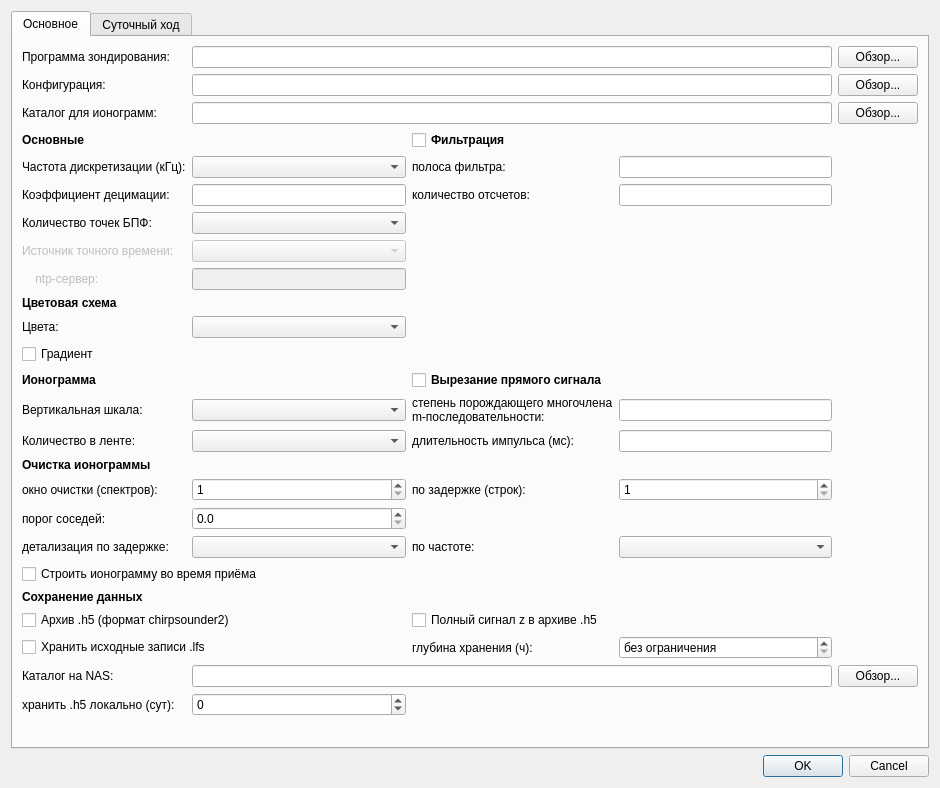
<?xml version="1.0" encoding="UTF-8"?>
<ui version="4.0">
 <class>ParametersDialog</class>
 <widget class="QDialog" name="ParametersDialog">
  <property name="geometry">
   <rect><x>0</x><y>0</y><width>940</width><height>540</height></rect>
  </property>
  <property name="windowTitle"><string>Параметры</string></property>
  <property name="windowIcon">
   <iconset resource="../ionozond.qrc"><normaloff>:/img/kservices.png</normaloff>:/img/kservices.png</iconset>
  </property>
  <layout class="QGridLayout" name="gridLayout">
   <item row="0" column="0">
    <widget class="QTabWidget" name="tbwParams">
     <property name="currentIndex"><number>0</number></property>

     <!-- ===================== Основное ===================== -->
     <widget class="QWidget" name="tabBaseParams">
      <attribute name="title"><string>Основное</string></attribute>
      <layout class="QGridLayout" name="gridLayout_2">

       <item row="0" column="0"><widget class="QLabel" name="lblSoundApp">
        <property name="text"><string>Программа зондирования:</string></property></widget></item>
       <item row="0" column="1" colspan="3"><widget class="QLineEdit" name="edtSoundApp"/></item>
       <item row="0" column="4"><widget class="QPushButton" name="btnSoundApp">
        <property name="text"><string>Обзор...</string></property></widget></item>

       <item row="1" column="0"><widget class="QLabel" name="lblPyConfigFile">
        <property name="text"><string>Конфигурация:</string></property></widget></item>
       <item row="1" column="1" colspan="3"><widget class="QLineEdit" name="edtPyConfig"/></item>
       <item row="1" column="4"><widget class="QPushButton" name="btnPyConfig">
        <property name="text"><string>Обзор...</string></property></widget></item>

       <item row="2" column="0"><widget class="QLabel" name="lblIGDir">
        <property name="text"><string>Каталог для ионограмм:</string></property></widget></item>
       <item row="2" column="1" colspan="3"><widget class="QLineEdit" name="edtIGDir"/></item>
       <item row="2" column="4"><widget class="QPushButton" name="btnIGDir">
        <property name="text"><string>Обзор...</string></property></widget></item>

       <item row="3" column="0"><widget class="QLabel" name="lblBaseParams">
        <property name="text"><string>&lt;b&gt;Основные&lt;/b&gt;</string></property></widget></item>
       <item row="3" column="2"><widget class="QCheckBox" name="chbFilter">
        <property name="styleSheet"><string notr="true">font-weight: bold;</string></property>
        <property name="text"><string>Фильтрация</string></property></widget></item>

       <item row="4" column="0"><widget class="QLabel" name="lblSampleRate">
        <property name="text"><string>Частота дискретизации (кГц):</string></property></widget></item>
       <item row="4" column="1"><widget class="QComboBox" name="cmbSampleRate"/></item>
       <item row="4" column="2"><widget class="QLabel" name="lblFilterLen">
        <property name="text"><string>полоса фильтра:</string></property></widget></item>
       <item row="4" column="3"><widget class="QLineEdit" name="edtFilterLen"/></item>

       <item row="5" column="0"><widget class="QLabel" name="lblDec">
        <property name="text"><string>Коэффициент децимации:</string></property></widget></item>
       <item row="5" column="1"><widget class="QLineEdit" name="edtDec"/></item>
       <item row="5" column="2"><widget class="QLabel" name="lblFilterPointsCount">
        <property name="text"><string>количество отсчетов:</string></property></widget></item>
       <item row="5" column="3"><widget class="QLineEdit" name="edtFilterPointsCount"/></item>

       <item row="6" column="0"><widget class="QLabel" name="lblFftCount">
        <property name="text"><string>Количество точек БПФ:</string></property></widget></item>
       <item row="6" column="1"><widget class="QComboBox" name="cmbFftCount"/></item>

       <item row="7" column="0"><widget class="QLabel" name="lblTimeSource">
        <property name="enabled"><bool>false</bool></property>
        <property name="text"><string>Источник точного времени:</string></property></widget></item>
       <item row="7" column="1"><widget class="QComboBox" name="cmbTimeSource">
        <property name="enabled"><bool>false</bool></property></widget></item>

       <item row="8" column="0"><widget class="QLabel" name="lblNtpServerName">
        <property name="enabled"><bool>false</bool></property>
        <property name="text"><string>    ntp-сервер:</string></property></widget></item>
       <item row="8" column="1"><widget class="QLineEdit" name="edtNtpServerName">
        <property name="enabled"><bool>false</bool></property></widget></item>

       <item row="9" column="0"><widget class="QLabel" name="lblColors">
        <property name="text"><string>&lt;b&gt;Цветовая схема&lt;/b&gt;</string></property></widget></item>

       <item row="10" column="0"><widget class="QLabel" name="lblIgColormap">
        <property name="text"><string>Цвета:</string></property></widget></item>
       <item row="10" column="1"><widget class="QImageComboBox" name="cmbIgColormap"/></item>

       <item row="11" column="0"><widget class="QCheckBox" name="chbColorGradient">
        <property name="text"><string>Градиент</string></property></widget></item>

       <item row="12" column="0"><widget class="QLabel" name="lblIg">
        <property name="text"><string>&lt;b&gt;Ионограмма&lt;/b&gt;</string></property></widget></item>
       <item row="12" column="2"><widget class="QCheckBox" name="chbDirectSignalCutting">
        <property name="styleSheet"><string notr="true">font-weight: bold;</string></property>
        <property name="text"><string>Вырезание прямого сигнала</string></property></widget></item>

       <item row="13" column="0"><widget class="QLabel" name="lblIgVerticalScale">
        <property name="text"><string>Вертикальная шкала:</string></property></widget></item>
       <item row="13" column="1"><widget class="QComboBox" name="cmbIgVerticalScale"/></item>
       <item row="13" column="2"><widget class="QLabel" name="lblLfsrPolynomeDegree">
        <property name="text"><string>степень порождающего многочлена
m-последовательности:</string></property></widget></item>
       <item row="13" column="3"><widget class="QLineEdit" name="edtLfsrPolynomeDegree"/></item>

       <item row="14" column="0"><widget class="QLabel" name="lblIgListCount">
        <property name="text"><string>Количество в ленте:</string></property></widget></item>
       <item row="14" column="1"><widget class="QComboBox" name="cmbIgListCount"/></item>
       <item row="14" column="2"><widget class="QLabel" name="lblImpulseLength">
        <property name="text"><string>длительность импульса (мс):</string></property></widget></item>
       <item row="14" column="3"><widget class="QLineEdit" name="edtImpulseLength"/></item>

       <item row="15" column="0"><widget class="QLabel" name="lblObjFilter">
        <property name="text"><string>&lt;b&gt;Очистка ионограммы&lt;/b&gt;</string></property>
        <property name="toolTip"><string>Точка сохраняется, только если внутри окна вокруг неё
светится не меньше заданного числа соседей. Больше порог -- чище фон,
но слабый след пропадает вместе с помехой.</string></property></widget></item>

       <item row="16" column="0"><widget class="QLabel" name="lblObjSizeH">
        <property name="text"><string>окно очистки (спектров):</string></property></widget></item>
       <item row="16" column="1"><widget class="QSpinBox" name="spbObjSizeH">
        <property name="minimum"><number>1</number></property>
        <property name="maximum"><number>51</number></property>
        <property name="singleStep"><number>2</number></property></widget></item>
       <item row="16" column="2"><widget class="QLabel" name="lblObjSizeV">
        <property name="text"><string>по задержке (строк):</string></property></widget></item>
       <item row="16" column="3"><widget class="QSpinBox" name="spbObjSizeV">
        <property name="minimum"><number>1</number></property>
        <property name="maximum"><number>51</number></property>
        <property name="singleStep"><number>2</number></property></widget></item>

       <item row="17" column="0"><widget class="QLabel" name="lblObjLevel">
        <property name="text"><string>порог соседей:</string></property></widget></item>
       <item row="17" column="1"><widget class="QDoubleSpinBox" name="spbObjLevel">
        <property name="decimals"><number>1</number></property>
        <property name="minimum"><double>0.0</double></property>
        <property name="maximum"><double>2601.0</double></property>
        <property name="singleStep"><double>1.0</double></property></widget></item>
       <item row="17" column="2" colspan="3"><widget class="QLabel" name="lblObjLevelHint">
        <property name="styleSheet"><string notr="true">color: #808080;</string></property>
        <property name="text"><string/></property></widget></item>

       <item row="18" column="0"><widget class="QLabel" name="lblIonoPad">
        <property name="text"><string>детализация по задержке:</string></property>
        <property name="toolTip"><string>Дополнение нулями: каждый спектр считается в N раз подробнее
по задержке. Разрешение от этого не растёт - след остаётся той же
ширины, - но рисуется гладко, а не ступенями по 7 км.

Меняет только изображение: LUF, MUF, SNR, ПЗМ и архив .h5
остаются прежними. Действует на новые сеансы.</string></property></widget></item>
       <item row="18" column="1"><widget class="QComboBox" name="cmbIonoPad"/></item>
       <item row="18" column="2"><widget class="QLabel" name="lblIonoOverlap">
        <property name="text"><string>по частоте:</string></property>
        <property name="toolTip"><string>Перекрытие окон: N спектров на одно окно анализа, изображение
в N раз подробнее по частоте. Только изображение; время обработки
растёт примерно в N раз.</string></property></widget></item>
       <item row="18" column="3"><widget class="QComboBox" name="cmbIonoOverlap"/></item>

       <item row="19" column="0" colspan="5"><widget class="QCheckBox" name="chbLiveIonogram">
        <property name="text"><string>Строить ионограмму во время приёма</string></property>
        <property name="toolTip"><string>Текущая ионограмма заполняется слева направо по мере записи,
пунктир отмечает частоту, до которой дошла развёртка. Когда
зондирование закончено, её заменяет готовая ионограмма.

Это несколько БПФ раз в две секунды. Если при включённой галочке
зондировщик начнёт сообщать о потерянных пакетах, выключите.</string></property></widget></item>

       <item row="20" column="0"><widget class="QLabel" name="lblFormats">
        <property name="text"><string>&lt;b&gt;Сохранение данных&lt;/b&gt;</string></property></widget></item>

       <item row="21" column="0" colspan="2"><widget class="QCheckBox" name="chbH5Archive">
        <property name="text"><string>Архив .h5 (формат chirpsounder2)</string></property>
        <property name="toolTip"><string>Около 2,8 МБ на зондирование: спектрограмма 0-8000 км
и окно эха -- комплексный сигнал вокруг эхо-сигналов, с допплером,
замираниями и фазой. Читается ionograms-handler без преобразований.</string></property></widget></item>
       <item row="21" column="2" colspan="3"><widget class="QCheckBox" name="chbSaveRawVoltage">
        <property name="text"><string>Полный сигнал z в архиве .h5</string></property>
        <property name="toolTip"><string>Около 69 МБ на зондирование: весь комплексный сигнал
записи, отсчёт в отсчёт, вместо окна эха. Архив .h5 тогда
полностью заменяет запись .lfs.</string></property></widget></item>

       <item row="22" column="0" colspan="2"><widget class="QCheckBox" name="chbKeepLfs">
        <property name="text"><string>Хранить исходные записи .lfs</string></property>
        <property name="toolTip"><string>80 МБ на зондирование, 23 ГБ в сутки при периоде 300 с.
Без галочки запись удаляется сразу после того, как архив .h5
записан и проверен на чтение. Только по .lfs можно пересчитать
ионограмму с другим числом точек БПФ.</string></property></widget></item>
       <item row="22" column="2"><widget class="QLabel" name="lblKeepLfsHours">
        <property name="text"><string>глубина хранения (ч):</string></property></widget></item>
       <item row="22" column="3"><widget class="QSpinBox" name="spbKeepLfsHours">
        <property name="minimum"><number>0</number></property>
        <property name="maximum"><number>720</number></property>
        <property name="singleStep"><number>6</number></property>
        <property name="specialValueText"><string>без ограничения</string></property>
        <property name="toolTip"><string>Сколько часов хранить записи, прежде чем удалить.
Удаление идёт между зондированиями и только при исправном
архиве .h5. Ноль -- хранить бессрочно.</string></property></widget></item>

       <item row="23" column="0"><widget class="QLabel" name="lblNasDir">
        <property name="text"><string>Каталог на NAS:</string></property>
        <property name="toolTip"><string>Смонтированная сетевая папка, например
/mnt/ionozond_16tb/ionozond. Туда копируются .h5 и .lfp;
пусто -- выгрузка отключена.</string></property></widget></item>
       <item row="23" column="1" colspan="3"><widget class="QLineEdit" name="edtNasDir"/></item>
       <item row="23" column="4"><widget class="QPushButton" name="btnNasDir">
        <property name="text"><string>Обзор...</string></property></widget></item>

       <item row="24" column="0"><widget class="QLabel" name="lblNasKeepH5">
        <property name="text"><string>хранить .h5 локально (сут):</string></property></widget></item>
       <item row="24" column="1"><widget class="QSpinBox" name="spbNasKeepH5">
        <property name="minimum"><number>-1</number></property>
        <property name="maximum"><number>3650</number></property>
        <property name="specialValueText"><string>не удалять</string></property>
        <property name="toolTip"><string>Через сколько суток удалять локальные .h5 -- и только
после того, как rsync подтвердит по контрольной сумме, что
на NAS лежат те же байты. -1 -- не удалять никогда.</string></property></widget></item>

       <item row="25" column="0" colspan="5"><widget class="QLabel" name="lblFormatsHint">
        <property name="styleSheet"><string notr="true">color: #808080;</string></property>
        <property name="text"><string/></property>
        <property name="wordWrap"><bool>true</bool></property></widget></item>

       <item row="26" column="0" colspan="5">
        <spacer name="vspBase">
         <property name="orientation"><enum>Qt::Vertical</enum></property>
         <property name="sizeHint" stdset="0"><size><width>20</width><height>10</height></size></property>
        </spacer>
       </item>
      </layout>
     </widget>

     <!-- ===================== Суточный ход ===================== -->
     <widget class="QWidget" name="tabVariationParams">
      <attribute name="title"><string>Суточный ход</string></attribute>
      <layout class="QGridLayout" name="gridLayout_3">

       <item row="0" column="0" colspan="2"><widget class="QLabel" name="lblSnrVarParams">
        <property name="text"><string>&lt;b&gt;Отношение "сигнал/шум"&lt;/b&gt;</string></property></widget></item>

       <item row="1" column="0"><widget class="QLabel" name="lblSnrVarTimePeriod">
        <property name="text"><string>период (ч):</string></property></widget></item>
       <item row="1" column="1"><widget class="QSpinBox" name="spbSnrVarPeriod">
        <property name="maximum"><number>240</number></property></widget></item>

       <item row="2" column="0"><widget class="QLabel" name="lblSnrVarTimeBand">
        <property name="text"><string>усреднение по времени (мин):</string></property></widget></item>
       <item row="2" column="1"><widget class="QSpinBox" name="spbSnrVarTimeBand">
        <property name="maximum"><number>1440</number></property></widget></item>

       <item row="3" column="0"><widget class="QLabel" name="lblSnrVarFreqBand">
        <property name="text"><string>усреднение по частоте (кГц):</string></property></widget></item>
       <item row="3" column="1"><widget class="QSpinBox" name="spbSnrVarFreqBand">
        <property name="maximum"><number>25000</number></property></widget></item>

       <item row="4" column="0" colspan="2"><widget class="QCheckBox" name="chbSnrAutoMax">
        <property name="text"><string>автоматическое определение максимума</string></property></widget></item>

       <item row="5" column="0" colspan="2"><widget class="QLabel" name="lblPdpVarParams">
        <property name="text"><string>&lt;b&gt;Профиль задержки мощности&lt;/b&gt;</string></property></widget></item>

       <item row="6" column="0"><widget class="QLabel" name="lblPdpVarPeriod">
        <property name="text"><string>период (ч):</string></property></widget></item>
       <item row="6" column="1"><widget class="QSpinBox" name="spbPdpVarPeriod">
        <property name="maximum"><number>240</number></property></widget></item>

       <item row="7" column="0"><widget class="QLabel" name="lblPdpVarTimeBand">
        <property name="text"><string>усреднение по времени (мин):</string></property></widget></item>
       <item row="7" column="1"><widget class="QSpinBox" name="spbPdpVarTimeBand">
        <property name="maximum"><number>1440</number></property></widget></item>

       <item row="8" column="0" colspan="2"><widget class="QCheckBox" name="chbPdpAutoMax">
        <property name="text"><string>автоматическое определение максимума</string></property></widget></item>

       <item row="9" column="0" colspan="2">
        <spacer name="vspVar">
         <property name="orientation"><enum>Qt::Vertical</enum></property>
         <property name="sizeHint" stdset="0"><size><width>20</width><height>40</height></size></property>
        </spacer>
       </item>
      </layout>
     </widget>
    </widget>
   </item>

   <item row="1" column="0">
    <widget class="QDialogButtonBox" name="btbOkCancel">
     <property name="orientation"><enum>Qt::Horizontal</enum></property>
     <property name="standardButtons"><set>QDialogButtonBox::Cancel|QDialogButtonBox::Ok</set></property>
    </widget>
   </item>
  </layout>
 </widget>
 <customwidgets>
  <customwidget>
   <class>QImageComboBox</class>
   <extends>QComboBox</extends>
   <header>common.h</header>
  </customwidget>
 </customwidgets>
 <resources>
  <include location="../ionozond.qrc"/>
 </resources>
 <connections/>
</ui>
